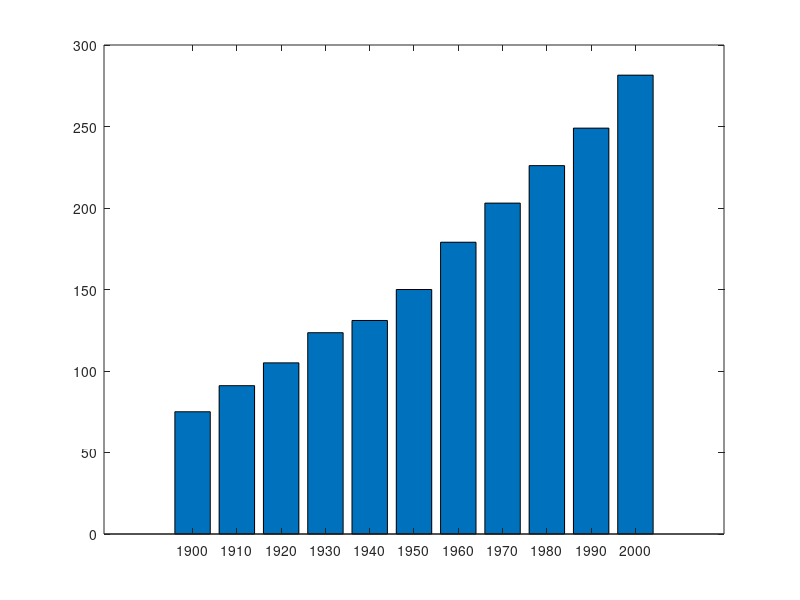

Reproduce this figure in MATLAB. (Note: this script raises an error after producing the figure.)
%=============================================================================
% Copyright (c) 2023-present Allan CORNET (Nelson)
%=============================================================================
% This file is part of the Nelson.
%=============================================================================
% LICENCE_BLOCK_BEGIN
% SPDX-License-Identifier: LGPL-3.0-or-later
% LICENCE_BLOCK_END
%=============================================================================
% <--ADV-CLI MODE-->
%=============================================================================
y = [75 91 105 123.5 131 150 179 203 226 249 281.5];
bar(y);
%=============================================================================
y = [75 91 105 123.5 131 150 179 203 226 249 281.5];
bar(y, 0.5);
%=============================================================================
x = 1900:10:2000;
y = [75 91 105 123.5 131 150 179 203 226 249 281.5];
bar(x, y);
%=============================================================================
x = ["Spring" "Summer" "Autumn" "Winter"];
y = [1 2 3 4];
bar(x, y)
%=============================================================================
y = [75 91 105 123.5 131 150 179 203 226 249 281.5];
bar(y, 0.4)
%=============================================================================
y = [75 91 105 123.5 131 150 179 203 226 249 281.5];
bar(y,'r')
%=============================================================================
x = 1900:10:2000;
y = [75 91 105 123.5 131 150 179 203 226 249 281.5];
bar(x, y, 'r');
%=============================================================================
y = [75 91 105 123.5 131 150 179 203 226 249 281.5];
bar(y,'FaceColor',[0 .5 .5],'EdgeColor',[0 .9 .9],'LineWidth',1.5)
%=============================================================================
